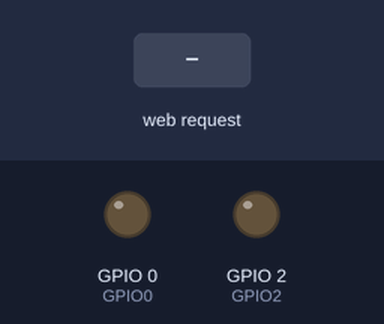
Bench run of a sketch on a simulated ESP8266 (NodeMCU). On the bench: output pins drawn as LEDs (lit = HIGH). Inputs (shaded band) come from the test bench. What the sketch prints to the serial monitor is not drawn.

Above: at 2.2 s.
2.3 s: HTTP request GET /0/on received
At 2.9 s:
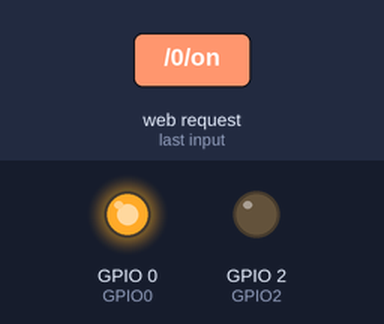
3.8 s: HTTP request GET /2/on received
At 4.1 s:
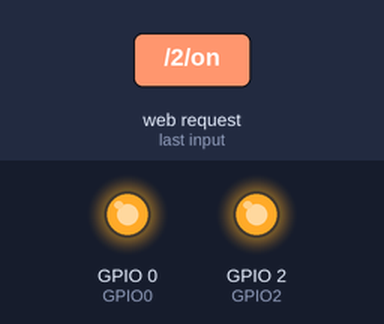
5.3 s: HTTP request GET /0/off received
At 6.4 s:
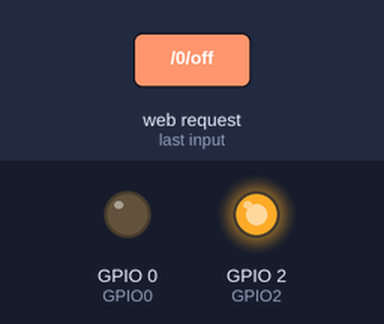
6.8 s: HTTP request GET /2/off received
At 7.5 s:
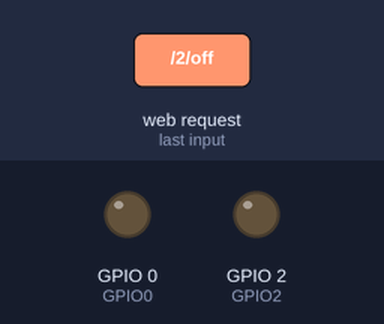
Timing chart, 0 to 9.3 s (numbered marks = the images above; inputs shaded):
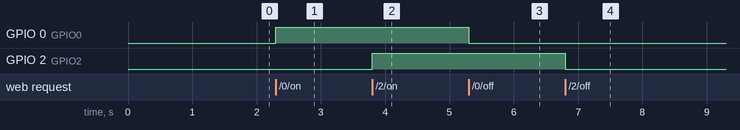

Measured:
- after the input at 2.3 s, GPIO 0 (GPIO0): LOW → HIGH at once
- after the input at 3.8 s, GPIO 2 (GPIO2): LOW → HIGH at once
- after the input at 5.3 s, GPIO 0 (GPIO0): HIGH → LOW at once
- after the input at 6.8 s, GPIO 2 (GPIO2): HIGH → LOW at once

The sketch:

WiFiAccessPointWLANControlledLoop.ino
```cpp
#include <ESP8266WiFi.h>
#include <WiFiClient.h>
#include <ESP8266WebServer.h>

/* Set these to your desired credentials. */
const char *ssid = "ESPap";
const char *password = "test";

const int GPIO0 = 0;
const int GPIO2 = 2;

String ThisIP = "192.168.4.1";

ESP8266WebServer server(80);

/* Go to http://192.168.4.1 in a web browser connected to this access point to see it. */
void handleRoot()
{
  /* Build the HTML page which contains the response for requesting the default website */
  String s = "<head><meta name=\"viewport\" content=\"width=device-width, initial-scale=1\">";
  s += "<link rel=\"icon\" href=\"data:,\">";
  s += "<style>html { font-family: Helvetica; display: inline-block; margin: 0px auto; text-align: center;}";
  s += ".button { background-color: #195B6A; border: none; color: white; padding: 16px 40px;";
  s += "text-decoration: none; font-size: 30px; margin: 2px; cursor: pointer;}";
  s += ".button2 {background-color: #77878A;}</style></head>";
  s += "<body><h1>ESP8266 Web Server - Loop Detection Control</h1>";

  if (digitalRead(GPIO0) == HIGH)
  {
	  s += "<p>GPIO 0 - State is ON</p>";
	  s += "<p><a href=\"/0/off\"><button class=\"button button2\">OFF</button></a></p>";
  } else
  {
	  s += "<p>GPIO 0 - State is OFF</p>";
	  s += "<p><a href=\"/0/on\"><button class=\"button\">ON</button></a></p>";
  }

  if (digitalRead(GPIO2) == HIGH)
  {
	  s += "<p>GPIO 2 - State is ON</p>";
	  s += "<p><a href=\"/2/off\"><button class=\"button button2\">OFF</button></a></p>";
  } else
  {
	  s += "<p>GPIO 2 - State is OFF</p>";
	  s += "<p><a href=\"/2/on\"><button class=\"button\">ON</button></a></p>";
  }
  s += "</body></html>";
  server.send(200, "text/html", s);
}

void redirectPage()
{
	/*
	  If this code is returned, the page will automatically be redirected.
	  This is required because otherwise after each change the webbrowers will
	  show a timeout message because nothing was received back from this webserver.
	*/
	String s = "<head>";
	s += "<meta http-equiv=\"refresh\" content=\"0;url=http://" + ThisIP + "\">";
	s += "</html>";
	server.send(200, "text/html", s);server.send(200, "text/html", s);
}

void handleGPIO(int PinNo, bool State)
{
	if (State)
	{
		digitalWrite(PinNo, HIGH);
	} else
	{
		digitalWrite(PinNo, LOW);
	}
	redirectPage();
}

void handleGPIO0Off()
{
	handleGPIO(GPIO0, false);
}

void handleGPIO0On()
{
	handleGPIO(GPIO0, true);
}

void handleGPIO2Off()
{
	handleGPIO(GPIO2, false);
}

void handleGPIO2On()
{
	handleGPIO(GPIO2, true);
}

void setup()
{
	pinMode(GPIO0, OUTPUT);
	pinMode(GPIO2, OUTPUT);
	digitalWrite(GPIO0, LOW);
	digitalWrite(GPIO2, LOW);
	delay(1000);
	Serial.begin(115200);
	Serial.println();
	Serial.print("Configuring access point...");
	/* You can remove the password parameter if you want the AP to be open. */
	WiFi.softAP(ssid, password);

	IPAddress myIP = WiFi.softAPIP();
	ThisIP = myIP.toString();
	Serial.print("AP IP address: ");
	Serial.println(myIP);
	server.on("/", handleRoot);
	server.on("/0/off", handleGPIO0Off);
	server.on("/0/on", handleGPIO0On);
	server.on("/2/off", handleGPIO2Off);
	server.on("/2/on", handleGPIO2On);
	server.begin();
	Serial.println("HTTP server started");
}

void loop()
{
	server.handleClient();
}
```
